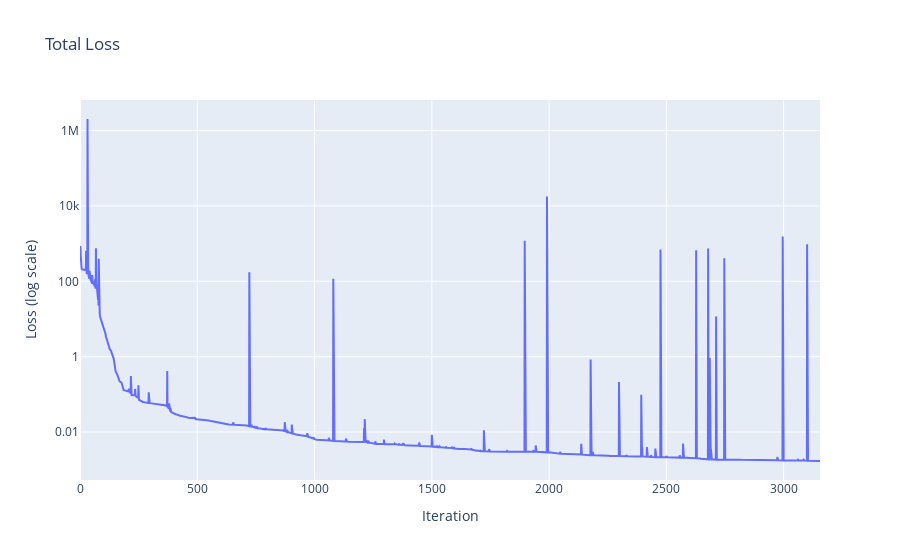

Here is the notebook cell this chart was saved with:
### Markdown cell above
Let's see how the neural network performs in pricing the option. We will compare the network's predictions against the true option price obtained from the Black-Scholes formula, but first let's look at the loss evolution during training.

### Code cell
# Plot loss with axis labels in log scale
fig = go.Figure()
fig.add_trace(go.Scatter(y=loss_history['total_loss'], mode='lines'))
fig.update_layout(
    title='Total Loss',
    xaxis_title='Iteration',
    yaxis=dict(
        title='Loss (log scale)',
        type='log'
    )
)
fig.show()

### Figure 1 — Plotly figure (JSON) as saved in the notebook; plotly's stock layout.template omitted (floating-point values rounded to 4 significant figures; data arrays with more than 128 entries replaced by an {"elided": "..."} marker saying what was removed)
{"data": [{"mode": "lines", "type": "scatter", "y": {"elided": "3156 float values"}}], "layout": {"title": {"text": "Total Loss"}, "xaxis": {"title": {"text": "Iteration"}}, "yaxis": {"title": {"text": "Loss (log scale)"}, "type": "log"}}}
